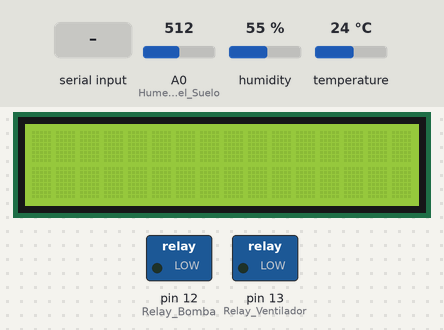
The sketch below on a simulated Arduino Uno, built with avr-gcc and run on an emulated ATmega328P. On the bench: 16×2 character LCD, switched loads named in the sketch (green lamp = pin HIGH). The test bench sets the inputs (shaded band); at power-on: temperature 24 °C, A0 (Humedad_del_Suelo) = 512, humidity 55 %.

Above: at 1.2 s.
1.3 s: "0" received over Serial
At 2.1 s:
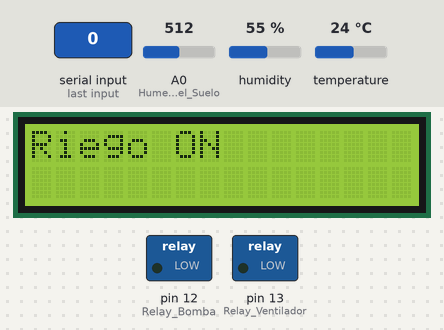
2.8 s: "1" received over Serial
At 3.4 s:
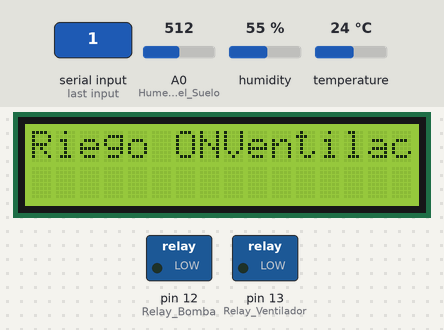
4.3 s: temperature set to 29 °C
7.4 s: temperature set to 32 °C
At 9.4 s:
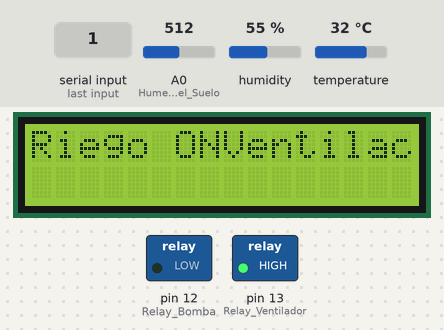
9.7 s: A0 (Humedad_del_Suelo) set to 308
11.2 s: A0 (Humedad_del_Suelo) set to 282
At 12.1 s:
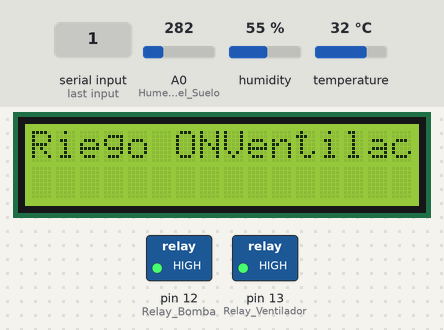
Timing chart, 0 to 13.7 s (numbered marks = the images above; inputs shaded):
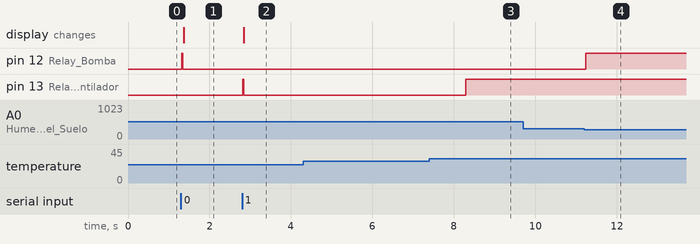

Measured:
- the behaviour switches between 30 and 31 °C on temperature (found by bisection; images 2 and 3)
- the behaviour switches between 301 and 300 on A0 (Humedad_del_Suelo) (found by bisection; images 3 and 4)
- after the input at 1.3 s, pin 12 (Relay_Bomba): LOW → HIGH at once, → LOW 0.02 s later; the display: changes after 0.07 s (image 1)
- after the input at 2.8 s, pin 13 (Relay_Ventilador): LOW → HIGH at once, → LOW 0.02 s later; the display: changes at once (image 2)
- after the input at 4.3 s, every drawn part: stays the same
- after the input at 7.4 s, pin 13 (Relay_Ventilador): LOW → HIGH after 0.89 s
- after the input at 9.7 s, every drawn part: stays the same
- after the input at 11.2 s, pin 12 (Relay_Bomba): LOW → HIGH at once

The sketch:

CODIGO.ino
```cpp
#include <DHT.h>
#include <LiquidCrystal.h>

DHT dht(3, DHT11);

const int rs = 8, en = 9, d4 = 4, d5 = 5, d6 = 6, d7 = 7;
LiquidCrystal lcd(rs, en, d4, d5, d6, d7);

const int Humedad_del_Suelo = A0;
const int Relay_Bomba = 12;
const int Relay_Ventilador = 13;

void setup()
{
  Serial.begin(9600);
  dht.begin();
  lcd.begin(16,2);

  pinMode(Humedad_del_Suelo, INPUT);
  pinMode(Relay_Bomba, OUTPUT);
  pinMode(Relay_Ventilador, OUTPUT);
}

void loop()
{
  if (Serial.available() > 0)
  {
    int entrada = Serial.read();
    switch (entrada)
    {
    case '0':
      digitalWrite(12, HIGH);
      lcd.print("Riego ON");

      break;
    case '1':
      digitalWrite(13, HIGH);
      lcd.print("Ventilacion ON");

      break;
    case '2':
      digitalWrite(12, LOW);
      lcd.print("Riego OFF");

      break;
    case '3':
      digitalWrite(13, LOW);
      lcd.print("Ventilacion OFF");
      break;
    default:
      break;
    }
  }
  float Temperature = dht.readTemperature();
  float Humidity = dht.readHumidity();
  float Valor_Humedad = analogRead(Humedad_del_Suelo);

  Mostrar(lcd, Temperature, Humidity, Valor_Humedad);
  Riego(Valor_Humedad, lcd, Relay_Bomba);
  ventilacion(Temperature, Relay_Ventilador, lcd);
}

void Riego(float Valor, LiquidCrystal lcd, const int Relay_Bomba)
{
  if (Valor <= 300)
  {
    digitalWrite(Relay_Bomba, HIGH);
    lcd.print("Bomba Activada");
    lcd.clear();
  }
  else
  {
    digitalWrite(Relay_Bomba, LOW);
    lcd.print("Bomba Apagada");
    lcd.clear();
  }
}

void ventilacion(float Temperature, const int Relay_Ventilador, LiquidCrystal lcd)
{
  if (Temperature > 30)
  {
    digitalWrite(Relay_Ventilador, HIGH);
    lcd.print("Ventilacion ON");
    lcd.clear();
  }
  else
  {
    digitalWrite(Relay_Ventilador, LOW);
    lcd.print("Ventilacion OFF");
    lcd.clear();
  }
}

void Mostrar(LiquidCrystal lcd, float Temperature, float Humidity, float Valor_Humedad)
{
  lcd.print("Bienvenidos a la");
  lcd.setCursor(0, 1);
  lcd.print("Casa de Cultivos");
  millis();

  lcd.clear();
  millis();

  lcd.print("Temp: " + String(Temperature) + " C");
  lcd.setCursor(0, 1);
  lcd.print("Humd: " + String(Humidity) + "%");
  millis();

  lcd.clear();
  millis();

  lcd.print("Humedad Suelo");
  lcd.setCursor(0, 1);
  lcd.print(String((Valor_Humedad/1023)*100) + "%");
  millis();

  lcd.clear();
  millis();
}
```
